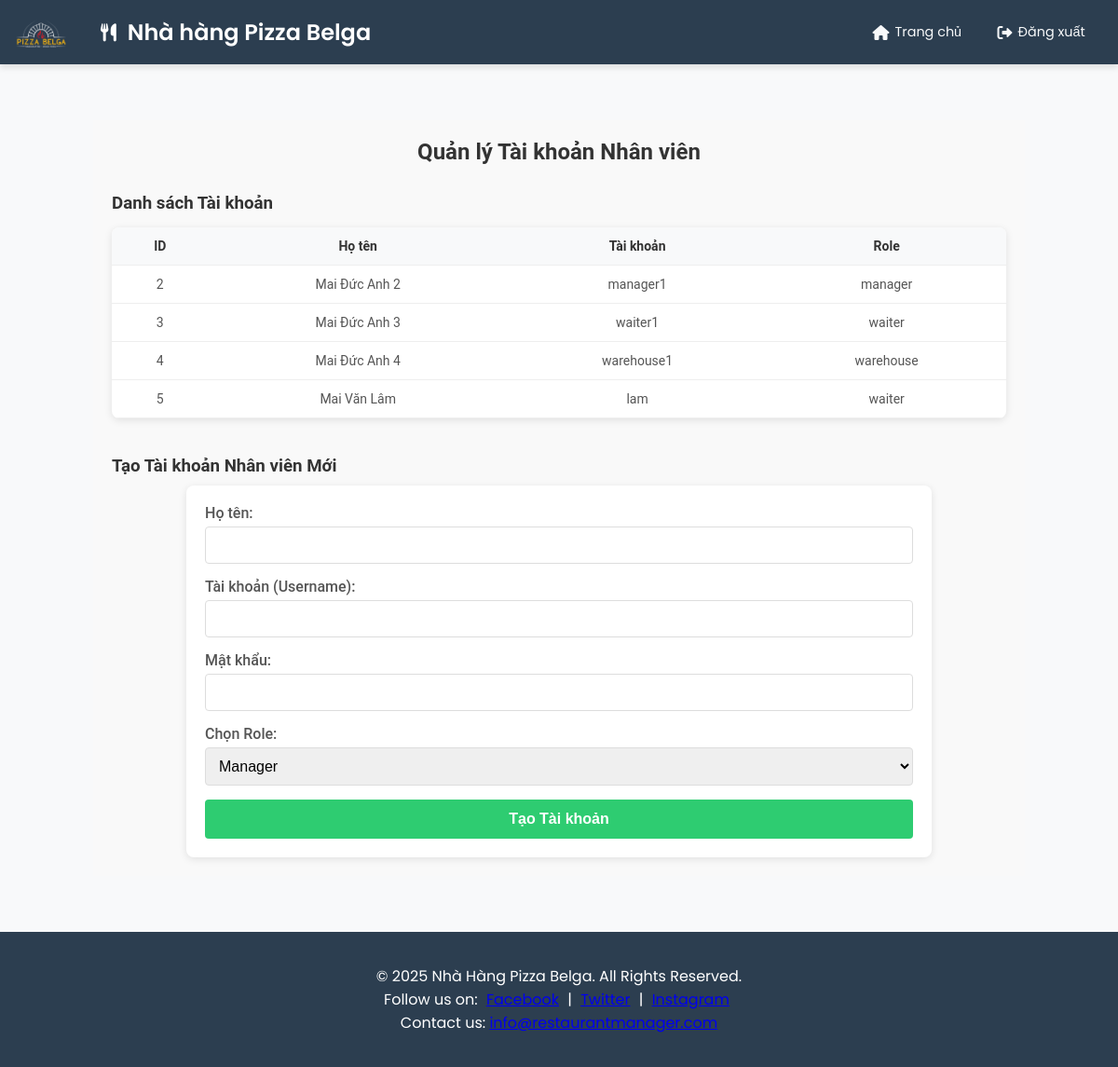
Page /manage_user/ on the committed database.
### models/user.py (models this page shows, shortened)
class User(db.Model):
    __tablename__ = 'users'
    id = db.Column(db.Integer, primary_key=True)
    username = db.Column(db.String(80), unique=True, nullable=False)
    password = db.Column(db.String(255), nullable=False)
    full_name = db.Column(db.String(120), nullable=False)
    role = db.Column(db.String(20), nullable=False)  # admin, manager, waiter, warehouse
    active = db.Column(db.Boolean, default=True)
    orders = db.relationship("Order", backref="waiter", lazy=True)
    attendances = db.relationship("Attendance", backref="user", lazy=True)
    warehouse_transactions = db.relationship("WarehouseTransaction", backref="operator", lazy=True)

### routes/manage_user.py (the view)
@manage_user_bp.route('/')
def list_users():
    users = User.query.filter(User.role.in_(['manager', 'waiter', 'warehouse'])).all()
    return render_template('manage_user.html', users=users)

### app.py (called while the page is built)
@app.before_request
def log_request_info():
    logging.info(f"Request: {request.method} {request.path}")
    logging.info(f"Headers: {request.headers}")
    logging.info(f"Body: {request.get_data()}")

@app.after_request
def log_response_info(response):
    logging.info(f"Response status: {response.status}")
    return response

### templates/manage_user.html (shortened to what this page needs)
{% extends "layout.html" %}
{% block content %}
<div class="manage-user-container">
  <h2>Quản lý Tài khoản Nhân viên</h2>
  <div class="user-list">
    <h3>Danh sách Tài khoản</h3>
    {% if users %}
    <table class="user-table">
      <thead>
        <tr>
          <th>ID</th>
          <th>Họ tên</th>
          <th>Tài khoản</th>
          <th>Role</th>
        </tr>
      </thead>
      <tbody>
        {% for user in users %}
        <tr>
          <td>{{ user.id }}</td>
          <td>{{ user.full_name }}</td>
          <td>{{ user.username }}</td>
          <td>{{ user.role }}</td>
        </tr>
        {% endfor %}
      </tbody>
    </table>
    {% else %}
    <p>Không có tài khoản nào.</p>
    {% endif %}
  </div>
  <div class="user-form">
    <h3>Tạo Tài khoản Nhân viên Mới</h3>
    <form action="{{ url_for('manage_user.create_user') }}" method="POST">
      <div class="form-group">
        <label for="full_name">Họ tên:</label>
        <input type="text" name="full_name" id="full_name" required>
      </div>
      <div class="form-group">
        <label for="username">Tài khoản (Username):</label>
        <input type="text" name="username" id="username" required>
      </div>
      <div class="form-group">
        <label for="password">Mật khẩu:</label>
        <input type="password" name="password" id="password" required>
      </div>
      <div class="form-group">
        <label for="role">Chọn Role:</label>
        <select name="role" id="role" required>
          <option value="manager">Manager</option>
        </select>
      </div>
      <button type="submit" class="btn btn-submit">Tạo Tài khoản</button>
    </form>
  </div>
</div>
{% endblock %}

### static/css/style.css (style rules this page uses)
:root { --primary-color: #4a6fa5; --primary-dark: #345785; --secondary-color: #ff7e5f; --accent-color: #38b2ac; --background-color: #f8f9fa; --header-bg: #2c3e50; --header-hover: #34495e; --text-light: #f8f9fa; --text-dark: #2d3748; --border-color: #e2e8f0; --success-color: #38a169; --warning-color: #e9b949; --danger-color: #e53e3e; --info-color: #4299e1; }
* { margin: 0; padding: 0; box-sizing: border-box; }
body { font-family: 'Poppins', sans-serif; background-color: var(--background-color); color: var(--text-dark); min-height: 100vh; display: flex; flex-direction: column; }
.btn { padding: 8px 16px; border-radius: 4px; border: none; cursor: pointer; font-weight: 500; transition: all 0.2s ease; }
table { width: 100%; border-collapse: collapse; margin: 15px 0; }
table th, table td { padding: 12px 15px; text-align: left; border-bottom: 1px solid var(--border-color); }
table th { background-color: #f1f5f9; color: var(--primary-dark); font-weight: 600; }
form { max-width: 800px; margin: 0 auto; }
.form-group { margin-bottom: 20px; }

### static/css/order.css (style rules this page uses)
.btn { display: inline-block; padding: 8px 16px; background-color: #3498db; color: white; text-decoration: none; border-radius: 4px; font-weight: 600; transition: background-color 0.3s; }

### static/css/ingredient.css (style rules this page uses)
.btn { padding: 10px 20px; border-radius: 4px; text-decoration: none; font-size: 14px; transition: background-color 0.3s ease; color: #fff; display: inline-block; }

### static/css/statistical.css (style rules this page uses)
.btn-submit { padding: 10px 20px; background-color: #3498db; color: #fff; border: none; border-radius: 4px; cursor: pointer; transition: background-color 0.3s ease; }

### static/css/manage_user.css (style rules this page uses)
.manage-user-container { max-width: 1000px; margin: 40px auto; padding: 20px; font-family: 'Roboto', sans-serif; background-color: #f9f9f9; }
.manage-user-container h2 { text-align: center; margin-bottom: 30px; color: #333; }
.user-list { margin-bottom: 40px; }
.user-list h3 { color: #333; margin-bottom: 10px; }
.user-table { width: 100%; border-collapse: collapse; background-color: #fff; box-shadow: 0 2px 8px rgba(0,0,0,0.1); border-radius: 8px; overflow: hidden; }
.user-table th, .user-table td { padding: 12px; text-align: center; border-bottom: 1px solid #eee; font-size: 14px; color: #555; }
.user-table th { background-color: #f8f9fa; font-weight: 600; color: #333; }
.user-form h3 { color: #333; margin-bottom: 10px; }
.user-form form { background-color: #fff; padding: 20px; border-radius: 8px; box-shadow: 0 2px 8px rgba(0,0,0,0.1); }
.user-form .form-group { margin-bottom: 15px; }
.user-form label { display: block; margin-bottom: 5px; color: #555; font-weight: 500; }
.user-form input, .user-form select { width: 100%; padding: 8px; border: 1px solid #ddd; border-radius: 4px; font-size: 1rem; }
.btn-submit { width: 100%; padding: 10px; background-color: #2ecc71; color: #fff; border: none; border-radius: 4px; font-size: 16px; cursor: pointer; transition: background-color 0.3s ease; }

### static/css/payment.css (style rules this page uses)
.form-group { margin-bottom: 15px; }
.form-group label { display: block; margin-bottom: 5px; font-weight: 500; color: #555; }
.form-group input, .form-group select { width: 100%; padding: 10px; border: 1px solid #ddd; border-radius: 4px; font-size: 1rem; box-sizing: border-box; transition: border-color 0.3s ease; }
.btn.btn-submit { width: 100%; padding: 12px; background-color: #2ecc71; color: #fff; border: none; border-radius: 4px; font-size: 1rem; font-weight: 600; cursor: pointer; transition: background-color 0.3s ease, transform 0.2s ease; }

### rows in the picture
User: id "2", full_name "Mai Đức Anh 2", username "manager1", role "manager"
User: id "3", full_name "Mai Đức Anh 3", username "waiter1", role "waiter"
User: id "4", full_name "Mai Đức Anh 4", username "warehouse1", role "warehouse"
User: id "5", full_name "Mai Văn Lâm", username "lam", role "waiter"
